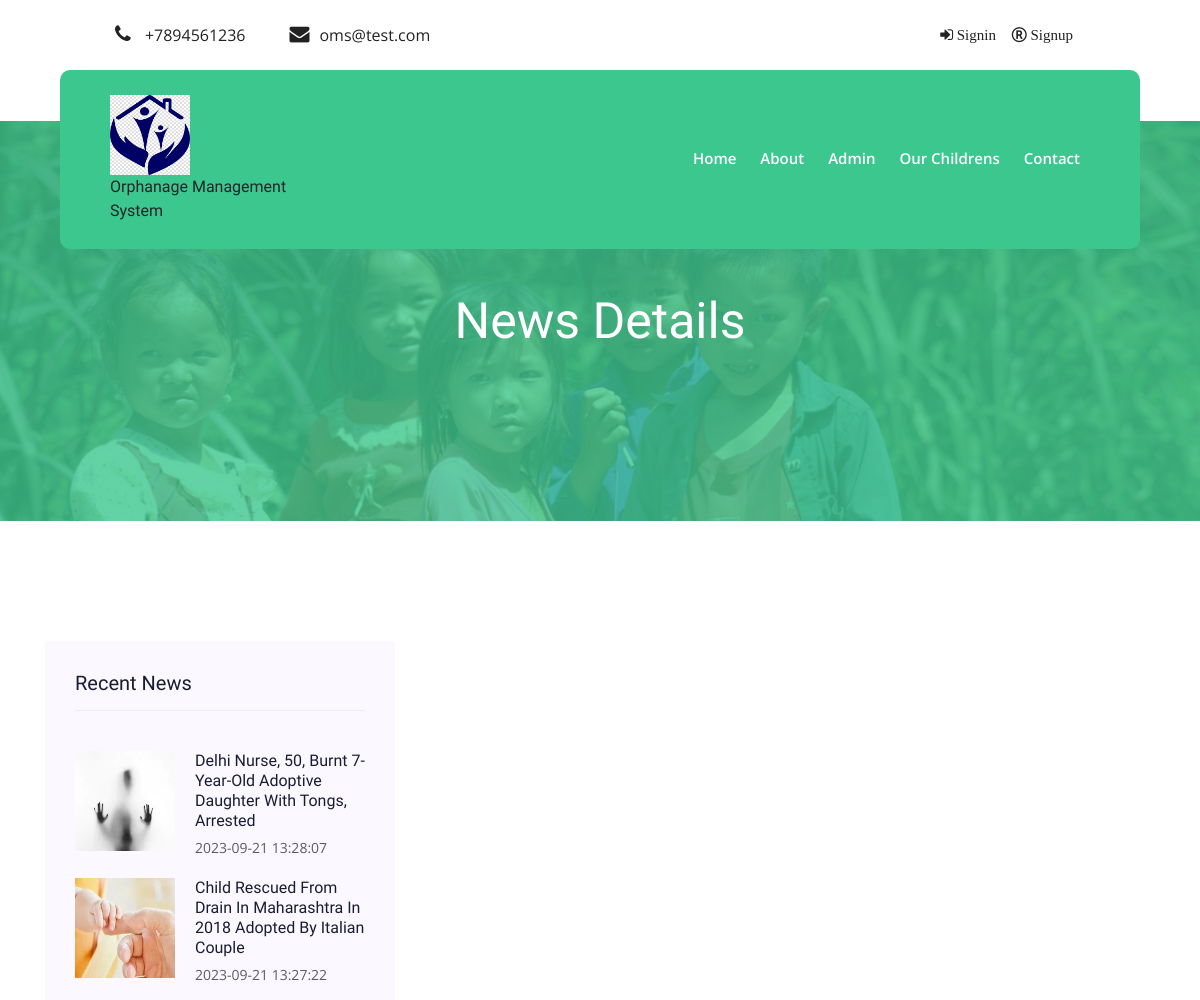
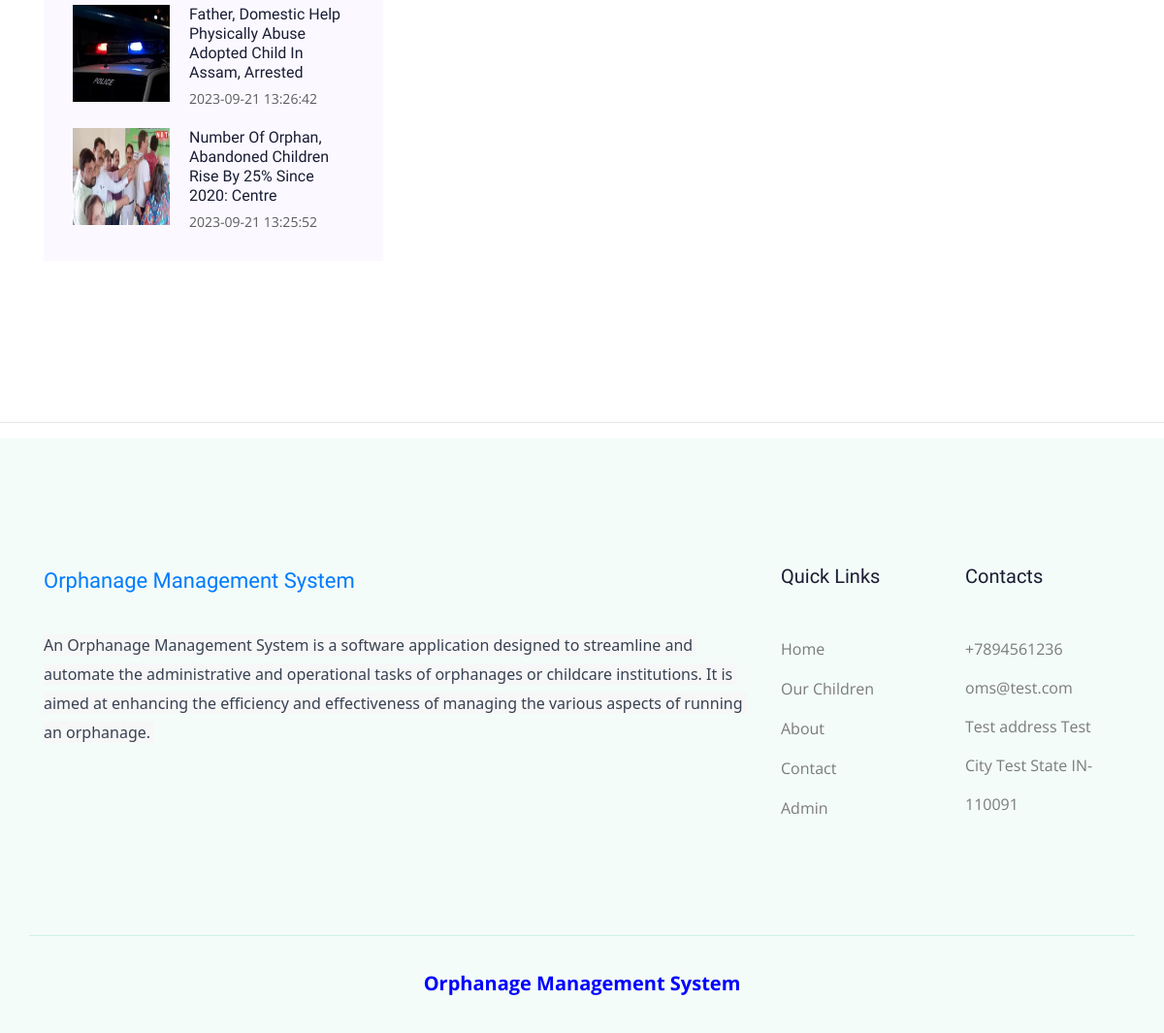
The page /oms/news-details.php on the database its author committed (2 pictures, top to bottom).
### tables this page shows
CREATE TABLE `tblgenralsettings` (
  `id` int(11) NOT NULL,
  `SiteName` varchar(200) DEFAULT NULL,
  `PhoneNumber` bigint(12) DEFAULT NULL,
  `EmailId` varchar(255) DEFAULT NULL,
  `address` mediumtext DEFAULT NULL,
  `footercontent` mediumtext DEFAULT NULL,
  `LastUpdationDate` timestamp NULL DEFAULT NULL ON UPDATE current_timestamp()
);

CREATE TABLE `tblnews` (
  `id` int(11) NOT NULL,
  `NewsTitle` varchar(255) DEFAULT NULL,
  `NewsDetails` mediumtext DEFAULT NULL,
  `NewsImage` varchar(250) DEFAULT NULL,
  `PostingDate` timestamp NULL DEFAULT current_timestamp()
);

CREATE TABLE `tblpages` (
  `id` int(11) NOT NULL,
  `PageType` varchar(255) DEFAULT NULL,
  `PageDetails` mediumtext DEFAULT NULL,
  `LastupdationDate` timestamp NULL DEFAULT NULL ON UPDATE current_timestamp()
);

### oms/news-details.php (the view, shortened to what this page needs)
<?php
include('includes/config.php');
?>
<!doctype html>
<html class="no-js" lang="zxx">
<head>
    <link rel="stylesheet" href="css/bootstrap.min.css">
    <link rel="stylesheet" href="css/owl.carousel.min.css">
    <link rel="stylesheet" href="css/magnific-popup.css">
    <link rel="stylesheet" href="css/font-awesome.min.css">
    <link rel="stylesheet" href="css/themify-icons.css">
    <link rel="stylesheet" href="css/nice-select.css">
    <link rel="stylesheet" href="css/flaticon.css">
    <link rel="stylesheet" href="css/gijgo.css">
    <link rel="stylesheet" href="css/animate.css">
    <link rel="stylesheet" href="css/slicknav.css">
    <link rel="stylesheet" href="css/style.css">
</head>
<body>
<?php include_once('includes/header.php');?>
  <div class="bradcam_area breadcam_bg overlay d-flex align-items-center justify-content-center">
      <div class="container">
          <div class="row">
              <div class="col-xl-12">
                  <div class="bradcam_text text-center">
                      <h3>News Details</h3>
                  </div>
              </div>
          </div>
      </div>
  </div>
   <section class="blog_area single-post-area section-padding">
      <div class="container">
         <div class="row">
            <div class="col-lg-4">
               <div class="blog_right_sidebar">
                  <aside class="single_sidebar_widget popular_post_widget">
                     <h3 class="widget_title">Recent News</h3>
                     <?php
$sql = "SELECT tblnews.*  from tblnews order by id desc limit 4";
$query = $dbh -> prepare($sql);
$query->execute();
$results=$query->fetchAll(PDO::FETCH_OBJ);
if($query->rowCount() > 0)
{
foreach($results as $row)
{
    ?>
                     <div class="media post_item">
                        <img src="admin/newsimages/<?php echo htmlentities($row->NewsImage);?>" width="100" height="100" alt="post">
                        <div class="media-body">
                           <a href="news-details.php?nid=<?php echo htmlentities($row->id);?>">
                              <h3><?php echo htmlentities($row->NewsTitle);?></h3>
                           </a>
                           <p><?php echo htmlentities($row->PostingDate);?></p>
                        </div>
                     </div><?php } } ?>
                  </aside>
               </div>
            </div>
         </div>
      </div>
   </section>
   <?php include_once('includes/footer.php');?>
</body>
</html>

### oms/includes/header.php (shortened to what this page needs)
   <header>
        <div class="header-area ">
            <div class="header-top_area">
                <div class="container-fluid">
                    <div class="row">
                        <div class="col-xl-6 col-md-12 col-lg-8">
                            <div class="short_contact_list">
                                <ul>
                                     <?php
$ret = "select * from tblgenralsettings";
$query = $dbh -> prepare($ret);
$query->execute();
$results=$query->fetchAll(PDO::FETCH_OBJ);
if($query->rowCount() > 0)
{
foreach($results as $row)
{
$website=$row->SiteName;
    ?>
                                    <li><a href="#"> <i class="fa fa-phone"></i> +<?php echo $row->PhoneNumber;?></a></li>
                                    <li><a href="#"> <i class="fa fa-envelope"></i><?php echo $row->EmailId;?></a></li><?php }} ?>
                                </ul>
                            </div>
                        </div>
                        <div class="col-xl-6 col-md-6 col-lg-4">
                            <div class="social_media_links d-none d-lg-block">
                                 <?php if($_SESSION['usrid']==0):?>
                                <a href="signin.php">
                                    <i class="fa fa-sign-in"> Signin</i>
                                </a>
                                <a href="signup.php">
                                    <i class="fa fa-registered"> Signup</i>
                                </a><?php endif;?>
                            </div>
                        </div>
                    </div>
                </div>
            </div>
            <div id="sticky-header" class="main-header-area">
                <div class="container-fluid">
                    <div class="row align-items-center">
                        <div class="col-xl-3 col-lg-3">
                            <div class="logo">
                                <a href="index.html">
                                    <img src="img/oms.jpg" width="80" height="80" alt="">
                                </a>
                            </div>
                              <?php echo $website;?>
                        </div>
                        <div class="col-xl-9 col-lg-9">
                            <div class="main-menu">
                                <nav>
                                    <ul id="navigation">
                                        <li><a href="index.php">home</a></li>
                                        <li><a href="About.php">About</a></li>
                                        <li><a href="admin/index.php">Admin</a></li>
                                        <li><a href="childs.php">Our Childrens</a></li>
                                        <li><a href="contact.php">Contact</a></li>
                                    </ul>
                                </nav>
                            </div>
                        </div>
                        <div class="col-12">
                        </div>
                    </div>
                </div>
            </div>
        </div>
    </header>

### oms/includes/footer.php (shortened to what this page needs)
<hr />
<footer class="footer">
        <div class="footer_top">
            <div class="container">
                <div class="row">
                    <div class="col-xl-8 col-md-6 col-lg-4 ">
                        <div class="footer_widget">
                            <div class="footer_logo">
                                <a href="index.php">
                                   Orphanage Management System
                                </a>
                            </div>
                             <?php
 $ptype="aboutus";
$ret = "select  PageDetails from tblpages where PageType=:ptype";
$query = $dbh -> prepare($ret);
$query -> bindParam(':ptype',$ptype, PDO::PARAM_STR);
$query->execute();
$results=$query->fetchAll(PDO::FETCH_OBJ);
if($query->rowCount() > 0)
{
foreach($results as $row)
{ ?>
                            <p class="address_text"><?php echo $row->PageDetails;?>
                            </p> <?php }} ?>
                        </div>
                    </div>
                    <div class="col-xl-2 col-md-6 col-lg-4">
                        <div class="footer_widget">
                            <h3 class="footer_title">
                                Quick Links
                            </h3>
                            <ul class="links">
                                <li><a href="index.php">Home</a></li>
                                <li><a href="childs.php">Our Children</a></li>
                                <li><a href="About.php">About</a></li>
                                <li><a href="contact.php">Contact</a></li>
                                <li><a href="admin/index.php">Admin</a></li>
                            </ul>
                        </div>
                    </div>
                    <div class="col-xl-2 col-md-6 col-lg-4">
                        <div class="footer_widget">
                            <h3 class="footer_title">
                                Contacts
                            </h3>
                            <div class="contacts">
                                 <?php
$ret = "select * from tblgenralsettings";
$query = $dbh -> prepare($ret);
$query->execute();
$results=$query->fetchAll(PDO::FETCH_OBJ);
if($query->rowCount() > 0)
{
foreach($results as $row)
{ ?>
                                <p>+<?php echo $row->PhoneNumber;?> <br>
                                    <?php echo $row->EmailId;?> <br>
                                   <?php echo $row->address;?>
                                </p> <?php }} ?>
                            </div>
                        </div>
                    </div>
                </div>
            </div>
        </div>
        <div class="copy-right_text">
            <div class="container">
                <div class="row">
                    <div class="bordered_1px "></div>
                    <div class="col-xl-12">
                        <p class="copy_right text-center" style="color: blue;font-weight: bold;font-size: 20px;">
                           Orphanage Management System
                        </p>
                    </div>
                </div>
            </div>
        </div>
    </footer>

### rows shown on the page
tblgenralsettings: PhoneNumber "7894561236", EmailId "oms@test.com", SiteName "Orphanage Management System", address "Test address Test City Test State IN-110091"
tblnews: NewsImage (picture), NewsTitle "Delhi Nurse, 50, Burnt 7-Year-Old Adoptive Daughter With Tongs, Arrested", PostingDate "2023-09-21 13:28:07"
tblnews: NewsImage (picture), NewsTitle "Child Rescued From Drain In Maharashtra In 2018 Adopted By Italian Couple", PostingDate "2023-09-21 13:27:22"
tblnews: NewsImage (picture), NewsTitle "Father, Domestic Help Physically Abuse Adopted Child In Assam, Arrested", PostingDate "2023-09-21 13:26:42"
tblnews: NewsImage (picture), NewsTitle "Number Of Orphan, Abandoned Children Rise By 25% Since 2020: Centre", PostingDate "2023-09-21 13:25:52"
tblpages: PageDetails "An Orphanage Management System is a software application designed to streamline and automate the administrative and operational tasks of orphanages or childcare institutions. It is aimed at enhancing the efficiency and effectiveness of managing the various aspects of running an orphanage."
